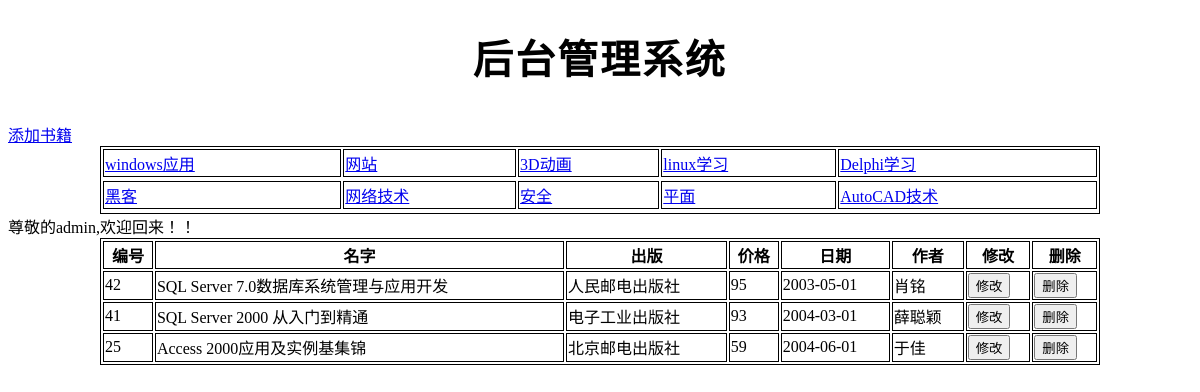
Screenshot of /admin/admin.php (signed in) with the database file from the repository.
### tables this page shows
CREATE TABLE `category` (
  `bTypeId` int(4) NOT NULL AUTO_INCREMENT,
  `bTypeName` varchar(40) DEFAULT NULL,
  PRIMARY KEY (`bTypeId`)
);

CREATE TABLE `books` (
  `bId` int(4) NOT NULL AUTO_INCREMENT,
  `bName` varchar(255) DEFAULT NULL,
  `bTypeId` enum('1','2','3','4','5','6','7','8','9','10') DEFAULT NULL,
  `publishing` varchar(255) DEFAULT NULL,
  `price` int(4) DEFAULT NULL,
  `pubDate` date DEFAULT NULL,
  `author` varchar(30) DEFAULT NULL,
  `ISBN` varchar(255) DEFAULT NULL,
  PRIMARY KEY (`bId`)
);

### admin/admin.php (the view, shortened to what this page needs)
<!DOCTYPE html>
<html lang="en">
<head>
</head>
<body>
    <h1>后台管理系统</h1>
    <a href="add.php">添加书籍</a>
    <?php require '../inc/head.php' ?>
    <?php require '../inc/islogin.php' ?>
    <?php
    $titleid = isset($_GET['titleid']) ? $_GET['titleid'] : 1;
    $sql = "select * from books where bTypeId=$titleid order by bId desc";
    $rs = mysql_query($sql); ?>
    <table>
        <tr>
            <th>编号</th>
            <th>名字</th>
            <th>出版</th>
            <th>价格</th>
            <th>日期</th>
            <th>作者</th>
            <th>修改</th>
            <th>删除</th>
        </tr>
        <?php while ($rows = mysql_fetch_assoc($rs)) : ?>
            <tr>
                <td><?php echo $rows['bId'] ?></td>
                <td><?php echo $rows['bName'] ?></td>
                <td><?php echo $rows['publishing'] ?></td>
                <td><?php echo $rows['price'] ?></td>
                <td><?php echo $rows['pubDate'] ?></td>
                <td><?php echo $rows['author'] ?></td>
                <td><input type="button" value="修改" onclick="location.href='update.php?id=<?php echo $rows['bId'] ?>'" /></td>
                <td><input type="button" value="删除" onclick="if(confirm('are you ok???')) location.href='del.php?id=<?php echo $rows['bId'] ?>&titleid=<?php echo $rows['bTypeId'] ?>'" /></td>
            </tr>
        <?php endwhile ?>
    </table>
</body>
</html>

### inc/head.php (shortened to what this page needs)
<?php
$rs = mysql_query('select * from category');
?>
<table>
    <tr>
        <?php $n = 0;
        while ($rows = mysql_fetch_assoc($rs)) : ?>
            <td>
                <a href="?titleid=<?php echo $rows['bTypeId'] ?>">
                    <?php echo $rows['bTypeName'] ?>
                </a>
            </td>
        <?php if (++$n % 5 == 0) echo '<tr></tr>';
        endwhile ?>
    </tr>
</table>

### admin/admin.php (style rules this page uses)
h1 { font-size: 40px; line-height: 1.7; letter-spacing: 0.06em; font-weight: 800; font-style: normal; align-self: auto; text-align: center; }
table, td, th { border: black solid 1px; }
table { width: 1000px; margin: auto; }

### rows the page displays
category: bTypeName "windows应用"
category: bTypeName "网站"
category: bTypeName "3D动画"
category: bTypeName "linux学习"
category: bTypeName "Delphi学习"
category: bTypeName "黑客"
category: bTypeName "网络技术"
category: bTypeName "安全"
category: bTypeName "平面"
category: bTypeName "AutoCAD技术"
books: bId "42", bName "SQL Server 7.0数据库系统管理与应用开发", publishing "人民邮电出版社", price "95", pubDate "2003-05-01", author "肖铭"
books: bId "41", bName "SQL Server 2000 从入门到精通", publishing "电子工业出版社", price "93", pubDate "2004-03-01", author "薛聪颖"
books: bId "25", bName "Access 2000应用及实例基集锦", publishing "北京邮电出版社", price "59", pubDate "2004-06-01", author "于佳"
